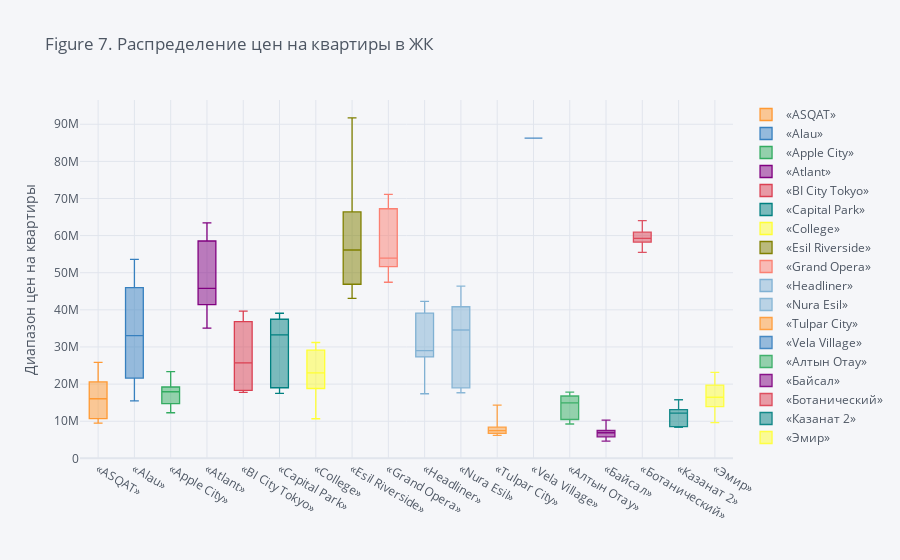

Write notebook code for a chart like this one.
### Markdown cell above
#### Читаем график:
 1. Причина прочерков послужила малая выборка. Застройщики с 1 ЖК обычного класса с единой планировкой будут иметь единую цену за кв м.

### Code cell
df.pivot(columns='ЖК', values='Цена (тнг)').iplot(
        kind='box',
        yTitle='Диапазон цен на квартиры',
        title='Figure 7. Распределение цен на квартиры в ЖК')
hide_toggle()

### Figure 1 — Plotly figure (JSON) as saved in the notebook; plotly's stock layout.template omitted (floating-point values rounded to 4 significant figures; data arrays with more than 128 entries replaced by an {"elided": "..."} marker saying what was removed)
{"data": [{"boxpoints": false, "line": {"width": 1.3}, "marker": {"color": "rgba(255, 153, 51, 1.0)"}, "name": "«ASQAT»", "orientation": "v", "type": "box", "y": {"elided": "167 int values"}}, {"boxpoints": false, "line": {"width": 1.3}, "marker": {"color": "rgba(55, 128, 191, 1.0)"}, "name": "«Alau»", "orientation": "v", "type": "box", "y": {"elided": "167 int values"}}, {"boxpoints": false, "line": {"width": 1.3}, "marker": {"color": "rgba(50, 171, 96, 1.0)"}, "name": "«Apple City»", "orientation": "v", "type": "box", "y": {"elided": "167 int values"}}, {"boxpoints": false, "line": {"width": 1.3}, "marker": {"color": "rgba(128, 0, 128, 1.0)"}, "name": "«Atlant»", "orientation": "v", "type": "box", "y": {"elided": "167 int values"}}, {"boxpoints": false, "line": {"width": 1.3}, "marker": {"color": "rgba(219, 64, 82, 1.0)"}, "name": "«BI City Tokyo»", "orientation": "v", "type": "box", "y": {"elided": "167 int values"}}, {"boxpoints": false, "line": {"width": 1.3}, "marker": {"color": "rgba(0, 128, 128, 1.0)"}, "name": "«Capital Park»", "orientation": "v", "type": "box", "y": {"elided": "167 int values"}}, {"boxpoints": false, "line": {"width": 1.3}, "marker": {"color": "rgba(255, 255, 51, 1.0)"}, "name": "«College»", "orientation": "v", "type": "box", "y": {"elided": "167 int values"}}, {"boxpoints": false, "line": {"width": 1.3}, "marker": {"color": "rgba(128, 128, 0, 1.0)"}, "name": "«Esil Riverside»", "orientation": "v", "type": "box", "y": {"elided": "167 int values"}}, {"boxpoints": false, "line": {"width": 1.3}, "marker": {"color": "rgba(251, 128, 114, 1.0)"}, "name": "«Grand Opera»", "orientation": "v", "type": "box", "y": {"elided": "167 int values"}}, {"boxpoints": false, "line": {"width": 1.3}, "marker": {"color": "rgba(128, 177, 211, 1.0)"}, "name": "«Headliner»", "orientation": "v", "type": "box", "y": {"elided": "167 int values"}}, {"boxpoints": false, "line": {"width": 1.3}, "marker": {"color": "rgba(128, 177, 211, 0.8999999999999999)"}, "name": "«Nura Esil»", "orientation": "v", "type": "box", "y": {"elided": "167 int values"}}, {"boxpoints": false, "line": {"width": 1.3}, "marker": {"color": "rgba(255, 153, 51, 0.8999999999999999)"}, "name": "«Tulpar City»", "orientation": "v", "type": "box", "y": {"elided": "167 int values"}}, {"boxpoints": false, "line": {"width": 1.3}, "marker": {"color": "rgba(55, 128, 191, 0.8999999999999999)"}, "name": "«Vela Village»", "orientation": "v", "type": "box", "y": {"elided": "167 int values"}}, {"boxpoints": false, "line": {"width": 1.3}, "marker": {"color": "rgba(50, 171, 96, 0.8999999999999999)"}, "name": "«Алтын Отау»", "orientation": "v", "type": "box", "y": {"elided": "167 int values"}}, {"boxpoints": false, "line": {"width": 1.3}, "marker": {"color": "rgba(128, 0, 128, 0.8999999999999999)"}, "name": "«Байсал»", "orientation": "v", "type": "box", "y": {"elided": "167 int values"}}, {"boxpoints": false, "line": {"width": 1.3}, "marker": {"color": "rgba(219, 64, 82, 0.8999999999999999)"}, "name": "«Ботанический»", "orientation": "v", "type": "box", "y": {"elided": "167 int values"}}, {"boxpoints": false, "line": {"width": 1.3}, "marker": {"color": "rgba(0, 128, 128, 0.8999999999999999)"}, "name": "«Казанат 2»", "orientation": "v", "type": "box", "y": {"elided": "167 int values"}}, {"boxpoints": false, "line": {"width": 1.3}, "marker": {"color": "rgba(255, 255, 51, 0.8999999999999999)"}, "name": "«Эмир»", "orientation": "v", "type": "box", "y": {"elided": "167 int values"}}], "layout": {"legend": {"bgcolor": "#F5F6F9", "font": {"color": "#4D5663"}}, "paper_bgcolor": "#F5F6F9", "plot_bgcolor": "#F5F6F9", "title": {"font": {"color": "#4D5663"}, "text": "Figure 7. Распределение цен на квартиры в ЖК"}, "xaxis": {"gridcolor": "#E1E5ED", "showgrid": true, "tickfont": {"color": "#4D5663"}, "title": {"font": {"color": "#4D5663"}, "text": ""}, "zerolinecolor": "#E1E5ED"}, "yaxis": {"gridcolor": "#E1E5ED", "showgrid": true, "tickfont": {"color": "#4D5663"}, "title": {"font": {"color": "#4D5663"}, "text": "Диапазон цен на квартиры"}, "zerolinecolor": "#E1E5ED"}}}
